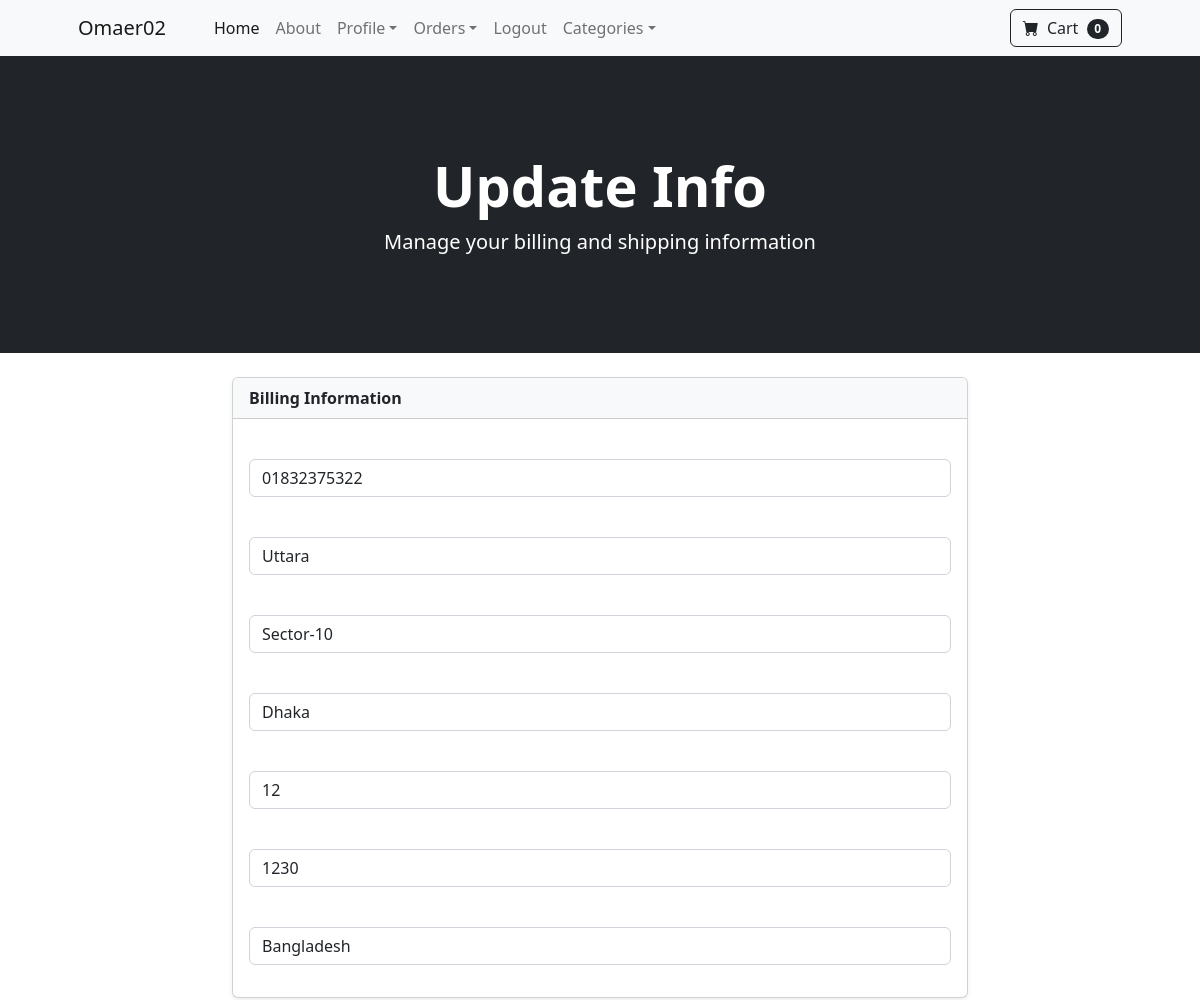
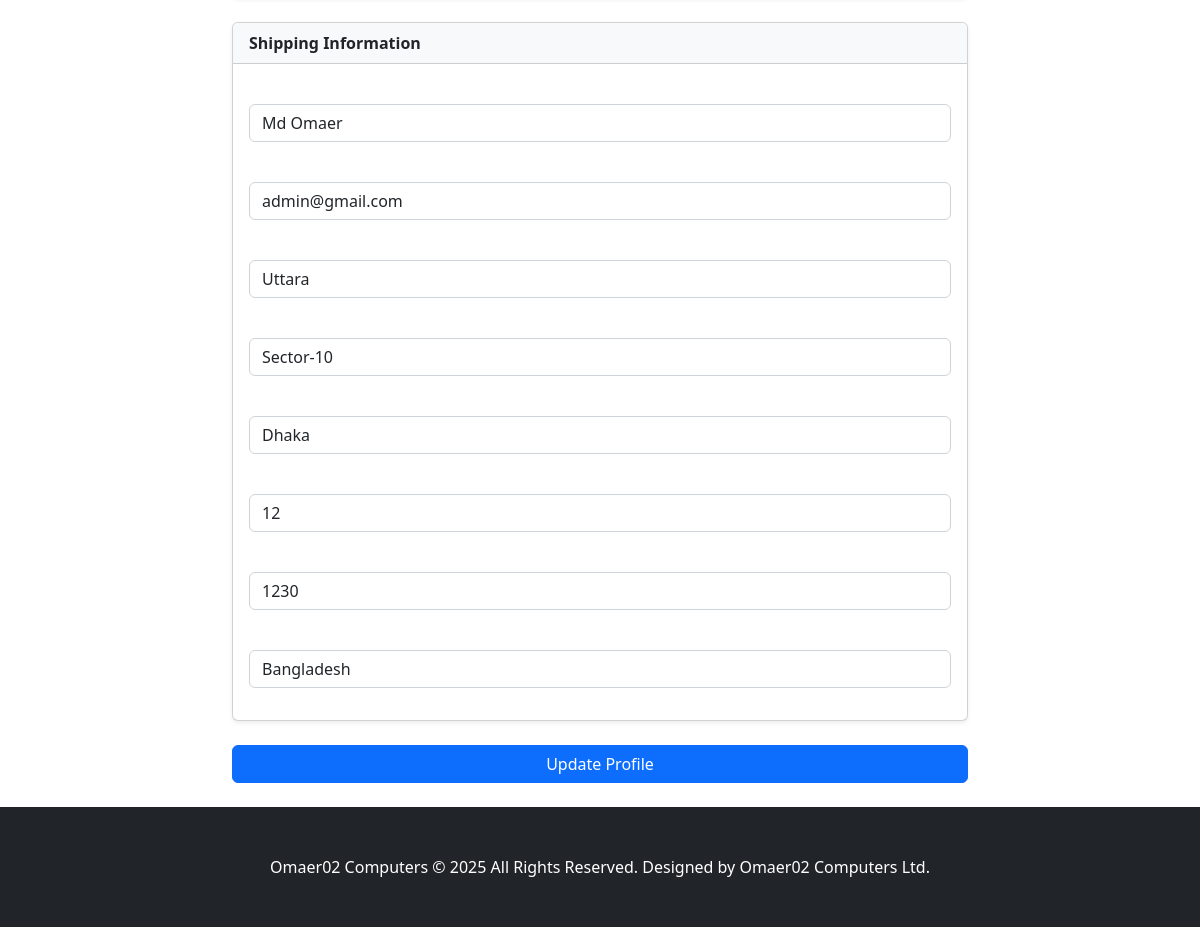
The page /updateInfo/ (signed in) on the database its author committed (2 pictures, top to bottom).
### store/models.py (models this page shows, shortened)
class Profile(models.Model):
    user = models.OneToOneField(User, on_delete=models.CASCADE)
    data_modified = models.DateTimeField(User, auto_now=True)
    phone = models.CharField(max_length=20, blank=True)
    address1 = models.CharField(max_length=200, blank=True)
    address2 = models.CharField(max_length=200, blank=True)
    city = models.CharField(max_length=20, blank=True)
    state = models.CharField(max_length=20, blank=True)
    zipcode = models.CharField(max_length=20, blank=True)
    country = models.CharField(max_length=20, blank=True)
    old_cart = models.CharField(max_length=20, blank=True, null=True)

### payment/models.py (models this page shows, shortened)
class ShippingAddress(models.Model):
    user = models.ForeignKey(User, on_delete=models.CASCADE, null=True, blank=True)
    shippingFullName= models.CharField(max_length=255)
    shippingEmail = models.CharField(max_length=255)
    shippingAddress1 = models.CharField(max_length=255)
    shippingAddress2 = models.CharField(max_length=255, null=True, blank=True)
    shippingCity = models.CharField(max_length=255)
    shippingState = models.CharField(max_length=255, null=True, blank=True)
    shippningZipcode = models.CharField(max_length=255)
    shippingCountry = models.CharField(max_length=255)
    class Meta:
        verbose_name_plural = "Shipping Address"

### store/views.py (the view)
# urls.py: path('updateInfo/', views.updateInfo, name='updateInfo'),
def updateInfo(request):
    if request.user.is_authenticated:
        currentUser = Profile.objects.get(user__id=request.user.id)
        shippingUser = ShippingAddress.objects.get(user__id=request.user.id)
        form = UserInfoForm(request.POST or None, instance=currentUser)
        shipping_form = ShippingForm(request.POST or None, instance=shippingUser)
        if form.is_valid() or shipping_form.is_valid():
            form.save()
            shipping_form.save()
            messages.success(request, "Your profile information has been successfully updated.")
            return redirect('home')
        return render(request, "updateInfo.html", {'form': form, 'shipping_form': shipping_form})
    else:
        messages.warning(request, "You need to be logged in to access this page.")
        return redirect('home')

### store/forms.py
class UserInfoForm(forms.ModelForm):
	phone = forms.CharField(label="", widget=forms.TextInput(attrs={'class':'form-control', 'placeholder':'Phone'}), required=False)
	address1 = forms.CharField(label="", widget=forms.TextInput(attrs={'class':'form-control', 'placeholder':'Address 1'}), required=False)
	address2 = forms.CharField(label="", widget=forms.TextInput(attrs={'class':'form-control', 'placeholder':'Address 1'}), required=False)
	city = forms.CharField(label="", widget=forms.TextInput(attrs={'class':'form-control', 'placeholder':'City'}), required=False)
	state = forms.CharField(label="", widget=forms.TextInput(attrs={'class':'form-control', 'placeholder':'State'}), required=False)
	zipcode = forms.CharField(label="", widget=forms.TextInput(attrs={'class':'form-control', 'placeholder':'Zipcode'}), required=False)
	country = forms.CharField(label="", widget=forms.TextInput(attrs={'class':'form-control', 'placeholder':'Country'}), required=False)
	class Meta:
		model = Profile
		fields = ('phone', 'address1', 'address2', 'city', 'state', 'zipcode', 'country')

### cart/cart.py (called while the page is built)
    def __len__(self):
        return len(self.cart)

### cart/contextProcessors.py (called while the page is built)
def cart(request):
    return {'cart': Cart(request)}

### store/templates/updateInfo.html (shortened to what this page needs)
{% extends 'base.html' %}
{% block content %}
<header class="bg-dark py-5">
    <div class="container px-4 px-lg-5 my-5">
        <div class="text-center text-white">
            <h1 class="display-4 fw-bolder">Update Info</h1>
            <p class="lead">Manage your billing and shipping information</p>
        </div>
    </div>
</header>
<div class="container py-4">
    <div class="row justify-content-center">
        <div class="col-md-8">
            <form method="POST" action="{% url 'updateInfo' %}">
                <div class="card shadow-sm mb-4">
                    <div class="card-header bg-light">
                        <strong>Billing Information</strong>
                    </div>
                    <div class="card-body">
                        {% for field in form %}
                            <div class="mb-3">
                                {{ field }}
                            </div>
                        {% endfor %}
                    </div>
                </div>
                <div class="card shadow-sm mb-4">
                    <div class="card-header bg-light">
                        <strong>Shipping Information</strong>
                    </div>
                    <div class="card-body">
                        {% for field in shipping_form %}
                            <div class="mb-3">
                                {{ field }}
                            </div>
                        {% endfor %}
                    </div>
                </div>
                <button type="submit" class="btn btn-primary w-100">Update Profile</button>
            </form>
        </div>
    </div>
</div>
{% endblock %}

### rows shown on the page
Profile: form "01832375322" "Uttara" "Sector-10" "Dhaka" "12" "1230" "Bangladesh"
ShippingAddress: shipping_form "Md Omaer" "admin@gmail.com" "Uttara" "Sector-10" "Dhaka" "12" "1230" "Bangladesh"

### other values the page prints
{{ cart|length }} "0"
